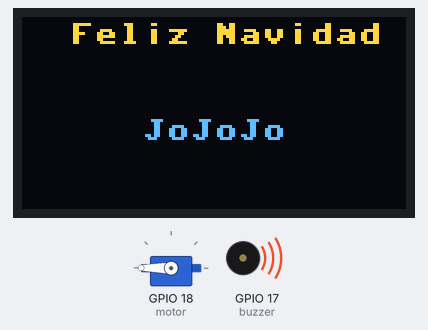
Simulated run of this program. Board: ESP32 board running MicroPython. Shown: servo, 128×64 one-colour display, buzzer (waves = sounding). The OLED is the two-colour kind (top 16 rows yellow); threads take turns every 2 ms; what the program prints to the serial console is not drawn.

Above: at 0.25 s.
At 10.19 s:
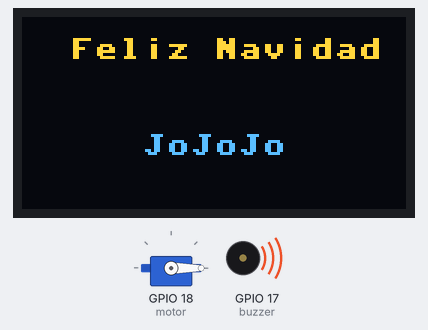
At 19.83 s:
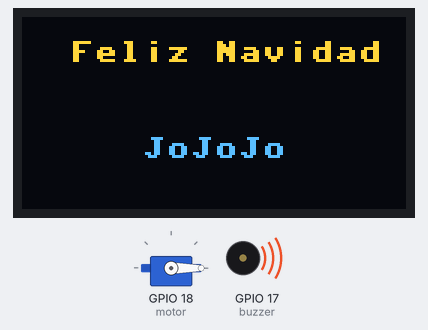
At 39.71 s:
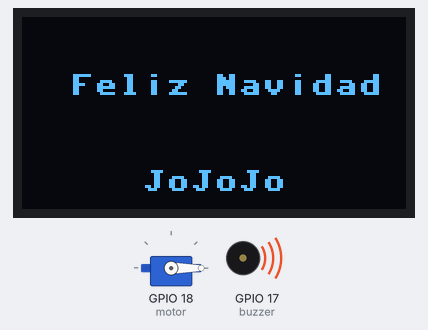
Timing chart, 0 to 40.0 s (numbered marks = the images above):
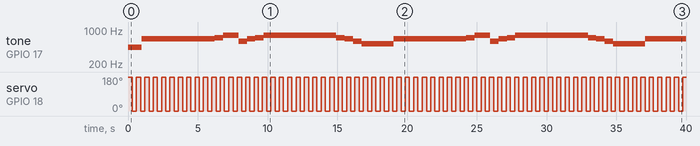

Measured:
- by itself, servo on GPIO 18 (motor): alternates 180° for 0.30 s and 0° for 0.30 s
- by itself, tone on GPIO 17 (buzzer): repeats every 18.0 s: 659 Hz 5.2 s, 698 Hz 0.60 s, 784 Hz 1.1 s, 587 Hz 0.60 s, 659 Hz 0.60 s, 698 Hz 0.60 s, 784 Hz 5.2 s, 698 Hz 0.60 s, 659 Hz 0.60 s, 587 Hz 0.60 s, 523 Hz 2.3 s

The program:

s32_2.py
```python
from machine import Pin, PWM, I2C
from time import sleep, sleep_ms
import _thread
import ssd1306
from servo import Servo

# Configuración del zumbador
buzzer = PWM(Pin(17), freq=440, duty=512)  # Utiliza un rango más amplio (0-1023)

# Función para manejar el sonido
def tono(frecuencia, tiempo):
    buzzer.freq(frecuencia)
    buzzer.duty(512)  # Ajusta según sea necesario
    sleep(tiempo)
    # Pausa adicional al final de cada nota para evitar mezcla
    sleep(0.1)

# Melodía
melodia_jingle_bells = [
    (659, 0.5), (659, 0.5), (659, 1), (659, 0.5), (659, 0.5), (659, 1),
    (659, 0.5), (698, 0.5), (784, 1), (587, 0.5), (659, 0.5), (698, 0.5),
    (784, 0.5), (784, 0.5), (784, 1), (784, 0.5), (784, 0.5), (784, 1),
    (784, 0.5), (698, 0.5), (659, 0.5), (587, 0.5), (523, 0.5), (523, 0.5), (523, 1),
]

# Variables de control
reproduciendo = False

# Función para reproducir melodía en un hilo
def reproducir_melodia():
    global reproduciendo
    while True:
        if reproduciendo:
            for nota in melodia_jingle_bells:
                tono(nota[0], nota[1])

# Función para la animación en la pantalla OLED
def animacion_oled():
    i2c = I2C(scl=Pin(22), sda=Pin(21))
    oled_width = 128
    oled_height = 64
    oled = ssd1306.SSD1306_I2C(oled_width, oled_height, i2c)

    mensaje1 = "  Feliz Navidad"
    mensaje3 = "     JoJoJo"

    while True:
        for i in range(oled_height):
            oled.fill(0)
            oled.text(mensaje1, 0, i)
            oled.text(mensaje3, 0, oled_height // 2 + i)
            oled.show()
            sleep_ms(50)

# Función para el movimiento del servo
def movimiento_servo():
    motor = Servo(pin=18)
    while True:
        motor.move(180)
        print("Posición del servo: 180")
        sleep(0.3)
        motor.move(0)
        print("Posición del servo: 0")
        sleep(0.3)

# Iniciar los hilos
_thread.start_new_thread(reproducir_melodia, ())
_thread.start_new_thread(animacion_oled, ())
_thread.start_new_thread(movimiento_servo, ())

# Mantener el programa principal a la espera
while True:
    # Añade una pausa para permitir que el intérprete MicroPython gestione los hilos
    sleep(1)
    # Reiniciar la melodía y el servo
    reproduciendo = True
    sleep(10)  # Ajusta la duración según sea necesario
    reproduciendo = False
    sleep(1)  # Pausa adicional para permitir que los hilos se detengan completamente
```
